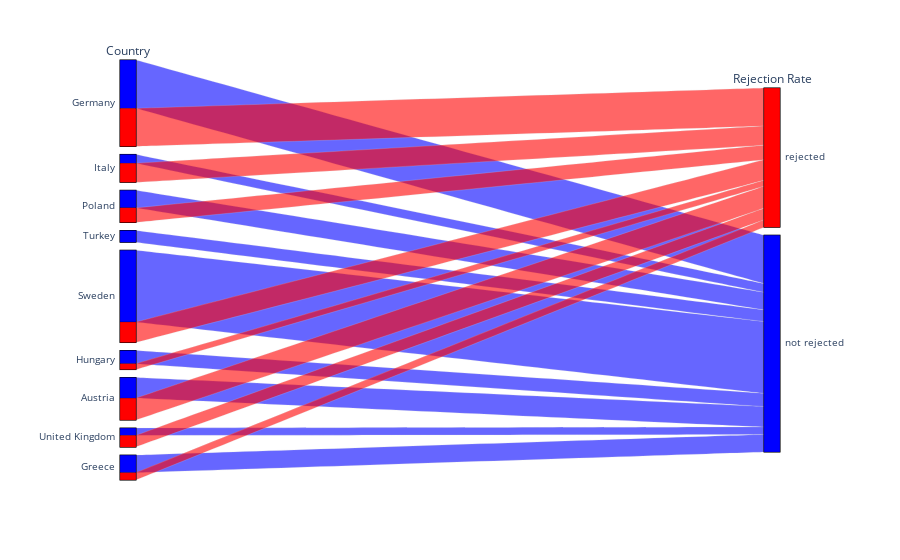
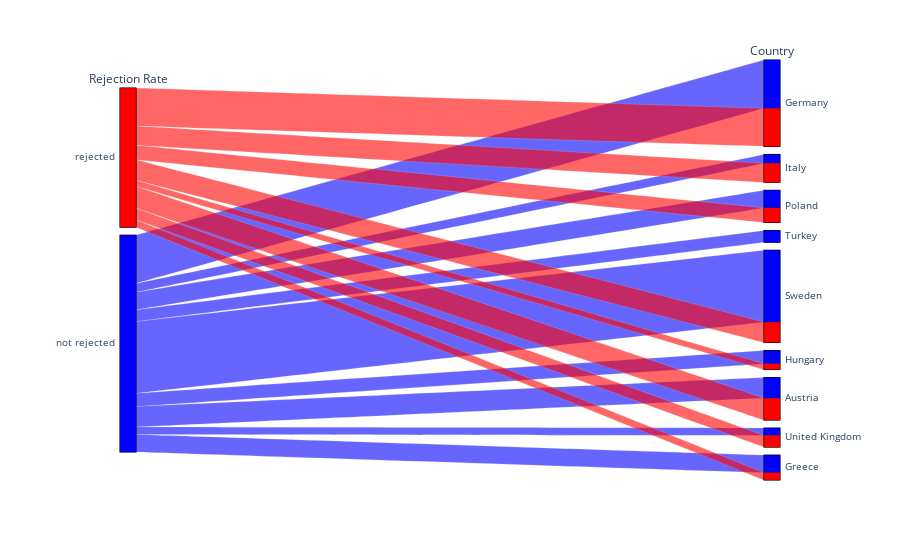

Here is the notebook cell these charts were saved with, in order:
### Code cell
data = population_data[['VAR01', 'VAR27']]
data.columns = ['Country', 'Rejection_Rate']

color_mapping = {'not rejected': 0, 'rejected': 1}
data['Rejection_Rate_Num'] = data['Rejection_Rate'].map(color_mapping)

color_scale = [(0, 'blue'), (1, 'red')]

# Version with countries on the left
fig = px.parallel_categories(data, dimensions=['Country', 'Rejection_Rate'],
                             labels={'Country': 'Country', 'Rejection_Rate': 'Rejection Rate'},
                             color='Rejection_Rate_Num',
                             color_continuous_scale=color_scale)

fig.update_layout(coloraxis_showscale=False)
fig.show()

# Version with countries on the right
fig2 = px.parallel_categories(data, dimensions=['Rejection_Rate', 'Country'],
                             labels={'Country': 'Country', 'Rejection_Rate': 'Rejection Rate'},
                             color='Rejection_Rate_Num',
                             color_continuous_scale=color_scale)

fig2.update_layout(coloraxis_showscale=False)
fig2.show()

### Figure 1 — Plotly figure (JSON) as saved in the notebook; plotly's stock layout.template omitted (floating-point values rounded to 4 significant figures; data arrays with more than 128 entries replaced by an {"elided": "..."} marker saying what was removed)
{"data": [{"dimensions": [{"label": "Country", "values": {"elided": "243 str values"}}, {"label": "Rejection Rate", "values": {"elided": "243 str values"}}], "domain": {"x": [0, 1], "y": [0, 1]}, "line": {"color": {"elided": "243 int values"}, "coloraxis": "coloraxis"}, "name": "", "type": "parcats"}], "layout": {"autosize": true, "coloraxis": {"colorbar": {"title": {"text": "Rejection_Rate_Num"}}, "colorscale": [[0, "blue"], [1, "red"]], "showscale": false}, "legend": {"tracegroupgap": 0}, "margin": {"t": 60}}}

### Figure 2 — Plotly figure (JSON) as saved in the notebook; plotly's stock layout.template omitted (floating-point values rounded to 4 significant figures; data arrays with more than 128 entries replaced by an {"elided": "..."} marker saying what was removed)
{"data": [{"dimensions": [{"label": "Rejection Rate", "values": {"elided": "243 str values"}}, {"label": "Country", "values": {"elided": "243 str values"}}], "domain": {"x": [0, 1], "y": [0, 1]}, "line": {"color": {"elided": "243 int values"}, "coloraxis": "coloraxis"}, "name": "", "type": "parcats"}], "layout": {"autosize": true, "coloraxis": {"colorbar": {"title": {"text": "Rejection_Rate_Num"}}, "colorscale": [[0, "blue"], [1, "red"]], "showscale": false}, "legend": {"tracegroupgap": 0}, "margin": {"t": 60}}}
